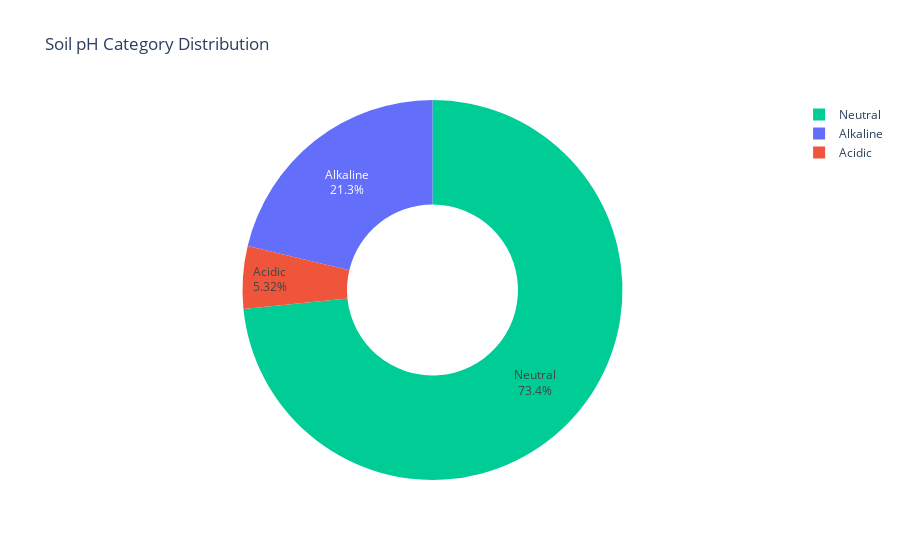

Write notebook code for a chart like this one.
### Code cell
ph_counts = df["pH_category"].value_counts().reset_index()
ph_counts.columns = ["pH_category", "count"]
fig = px.pie(
    ph_counts, names="pH_category", values="count", hole=0.45,
    title="Soil pH Category Distribution", color="pH_category",
    color_discrete_map={"Acidic": "#EF553B", "Neutral": "#00CC96", "Alkaline": "#636EFA"}
)
fig.update_traces(textposition='inside', textinfo='percent+label')
fig.show()
fig.write_image("plot8.png")

### Figure 1 — Plotly figure (JSON) as saved in the notebook; plotly's stock layout.template omitted (floating-point values rounded to 4 significant figures)
{"data": [{"customdata": [["Neutral"], ["Alkaline"], ["Acidic"]], "domain": {"x": [0, 1], "y": [0, 1]}, "hole": 0.45, "hovertemplate": "pH_category=%{customdata[0]}<br>count=%{value}<extra></extra>", "labels": ["Neutral", "Alkaline", "Acidic"], "legendgroup": "", "marker": {"colors": ["#00CC96", "#636EFA", "#EF553B"]}, "name": "", "showlegend": true, "textinfo": "percent+label", "textposition": "inside", "type": "pie", "values": [1615, 468, 117]}], "layout": {"legend": {"tracegroupgap": 0}, "title": {"text": "Soil pH Category Distribution"}}}
